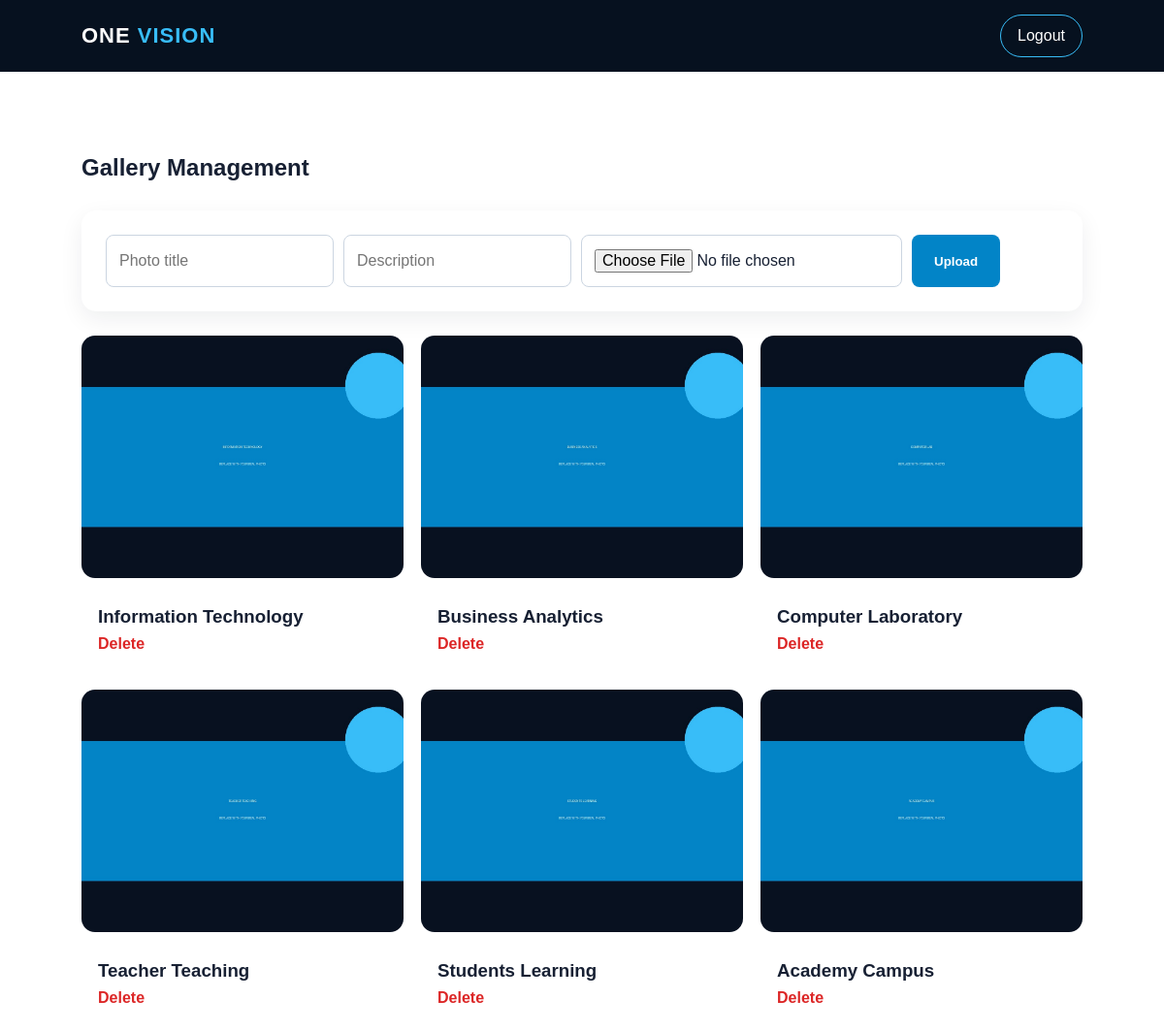
Screenshot of /admin/gallery.php (signed in) with the database file from the repository.
### tables this page shows
CREATE TABLE IF NOT EXISTS gallery (
 id INT AUTO_INCREMENT PRIMARY KEY,
 title VARCHAR(255) NOT NULL,
 description TEXT,
 image VARCHAR(255) NOT NULL,
 created_at TIMESTAMP DEFAULT CURRENT_TIMESTAMP
);

### admin/gallery.php (the view, shortened to what this page needs)
<?php
session_start(); if(empty($_SESSION["admin"])){header("Location: ../login.php");exit;} require "../includes/config.php";
$photos=$pdo->query("SELECT * FROM gallery ORDER BY id DESC")->fetchAll();
?>
<!DOCTYPE html><html><head><meta charset="UTF-8"><meta name="viewport" content="width=device-width,initial-scale=1.0"><title>Gallery Management</title><link rel="stylesheet" href="../css/style.css"></head><body><nav class="navbar"><a class="logo" href="index.php">ONE <span>VISION</span></a><a class="nav-login" href="logout.php">Logout</a></nav><section class="section"><h1>Gallery Management</h1><?php if($message): ?><div class="success"><?= htmlspecialchars($message) ?></div><?php endif; ?><div class="admin-panel"><form method="post" enctype="multipart/form-data" class="inline-form"><input name="title" placeholder="Photo title" required><input name="description" placeholder="Description"><input type="file" name="image" accept=".jpg,.jpeg,.png,.webp" required><button class="btn primary">Upload</button></form></div><div class="photo-grid"><?php foreach($photos as $p): ?><div class="gallery-item"><img src="../<?= htmlspecialchars($p["image"]) ?>" alt=""><div><h3><?= htmlspecialchars($p["title"]) ?></h3><a class="delete-link" href="?delete=<?= $p["id"] ?>" onclick="return confirm('Delete photo?')">Delete</a></div></div><?php endforeach; ?></div></section></body></html>

### css/style.css (style rules this page uses)
* { margin:0;padding:0;box-sizing:border-box }
html { scroll-behavior:smooth }
body { font-family:Arial,Helvetica,sans-serif;color:#172033;line-height:1.6;background:#fff }
a { text-decoration:none;color:inherit }
.navbar { height:74px;background:#06111f;color:#fff;display:flex;align-items:center;justify-content:space-between;padding:0 7%;position:sticky;top:0;z-index:1000 }
.logo { font-size:22px;font-weight:800;letter-spacing:1px }
.logo span { color:#38bdf8 }
.nav-login { border:1px solid #38bdf8;padding:8px 17px;border-radius:24px }
.btn { display:inline-block;padding:12px 23px;border-radius:8px;font-weight:700;border:0;cursor:pointer }
.primary { background:#0284c7;color:#fff }
.section { padding:80px 7% }
.photo-grid { display:grid;grid-template-columns:repeat(3,1fr);gap:18px }
.photo-grid img { width:100%;height:250px;object-fit:cover;border-radius:14px;transition:.35s }
.form-card input,.form-card textarea,.form-card select,.inline-form input { padding:13px;border:1px solid #cbd5e1;border-radius:8px;font:inherit }
.gallery-item img { width:100%;height:250px;object-fit:cover }
.gallery-item div { padding:17px }
.admin-panel { background:#fff;padding:25px;border-radius:15px;box-shadow:0 8px 25px #0f172a12;margin:25px 0 }
.inline-form { display:grid;grid-template-columns:repeat(5,1fr);gap:10px }
.delete-btn,.delete-link { color:#dc2626;border:0;background:none;font-weight:700;cursor:pointer }

### rows the page displays
gallery: image (picture), title "Information Technology"
gallery: image (picture), title "Business Analytics"
gallery: image (picture), title "Computer Laboratory"
gallery: image (picture), title "Teacher Teaching"
gallery: image (picture), title "Students Learning"
gallery: image (picture), title "Academy Campus"
